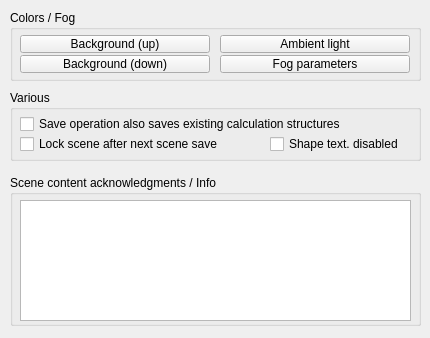
<?xml version="1.0" encoding="UTF-8"?>
<ui version="4.0">
 <class>CQDlgEnvironment</class>
 <widget class="QDialog" name="CQDlgEnvironment">
  <property name="geometry">
   <rect>
    <x>0</x>
    <y>0</y>
    <width>430</width>
    <height>338</height>
   </rect>
  </property>
  <property name="windowTitle">
   <string>Environment Properties</string>
  </property>
  <property name="locale">
   <locale language="English" country="UnitedStates"/>
  </property>
  <widget class="QGroupBox" name="groupBox">
   <property name="geometry">
    <rect>
     <x>10</x>
     <y>10</y>
     <width>411</width>
     <height>71</height>
    </rect>
   </property>
   <property name="title">
    <string>Colors / Fog</string>
   </property>
   <property name="flat">
    <bool>false</bool>
   </property>
   <widget class="QToolButton" name="qqBackgroundColorUp">
    <property name="geometry">
     <rect>
      <x>10</x>
      <y>25</y>
      <width>190</width>
      <height>18</height>
     </rect>
    </property>
    <property name="focusPolicy">
     <enum>Qt::StrongFocus</enum>
    </property>
    <property name="text">
     <string>Background (up)</string>
    </property>
   </widget>
   <widget class="QToolButton" name="qqBackgroundColorDown">
    <property name="geometry">
     <rect>
      <x>10</x>
      <y>45</y>
      <width>190</width>
      <height>18</height>
     </rect>
    </property>
    <property name="focusPolicy">
     <enum>Qt::StrongFocus</enum>
    </property>
    <property name="text">
     <string>Background (down)</string>
    </property>
   </widget>
   <widget class="QToolButton" name="qqAmbientLightColor">
    <property name="geometry">
     <rect>
      <x>210</x>
      <y>25</y>
      <width>190</width>
      <height>18</height>
     </rect>
    </property>
    <property name="focusPolicy">
     <enum>Qt::StrongFocus</enum>
    </property>
    <property name="text">
     <string>Ambient light</string>
    </property>
   </widget>
   <widget class="QToolButton" name="qqFogAdjust">
    <property name="geometry">
     <rect>
      <x>210</x>
      <y>45</y>
      <width>190</width>
      <height>18</height>
     </rect>
    </property>
    <property name="focusPolicy">
     <enum>Qt::StrongFocus</enum>
    </property>
    <property name="text">
     <string>Fog parameters</string>
    </property>
   </widget>
  </widget>
  <widget class="QGroupBox" name="groupBox_3">
   <property name="geometry">
    <rect>
     <x>10</x>
     <y>90</y>
     <width>411</width>
     <height>71</height>
    </rect>
   </property>
   <property name="title">
    <string>Various</string>
   </property>
   <property name="flat">
    <bool>false</bool>
   </property>
   <widget class="QCheckBox" name="qqSaveCalcStruct">
    <property name="geometry">
     <rect>
      <x>10</x>
      <y>25</y>
      <width>391</width>
      <height>18</height>
     </rect>
    </property>
    <property name="focusPolicy">
     <enum>Qt::StrongFocus</enum>
    </property>
    <property name="text">
     <string>Save operation also saves existing calculation structures</string>
    </property>
   </widget>
   <widget class="QCheckBox" name="qqNextSaveIsDefinitive">
    <property name="geometry">
     <rect>
      <x>10</x>
      <y>45</y>
      <width>241</width>
      <height>18</height>
     </rect>
    </property>
    <property name="focusPolicy">
     <enum>Qt::StrongFocus</enum>
    </property>
    <property name="text">
     <string>Lock scene after next scene save</string>
    </property>
   </widget>
   <widget class="QCheckBox" name="qqShapeTexturesDisabled">
    <property name="geometry">
     <rect>
      <x>260</x>
      <y>45</y>
      <width>141</width>
      <height>18</height>
     </rect>
    </property>
    <property name="focusPolicy">
     <enum>Qt::StrongFocus</enum>
    </property>
    <property name="text">
     <string>Shape text. disabled</string>
    </property>
   </widget>
  </widget>
  <widget class="QGroupBox" name="groupBox_5">
   <property name="geometry">
    <rect>
     <x>10</x>
     <y>175</y>
     <width>411</width>
     <height>151</height>
    </rect>
   </property>
   <property name="title">
    <string>Scene content acknowledgments / Info</string>
   </property>
   <property name="flat">
    <bool>false</bool>
   </property>
   <widget class="QPlainTextEdit" name="qqAcknowledgments">
    <property name="geometry">
     <rect>
      <x>10</x>
      <y>25</y>
      <width>391</width>
      <height>121</height>
     </rect>
    </property>
   </widget>
  </widget>
 </widget>
 <tabstops>
  <tabstop>qqBackgroundColorUp</tabstop>
  <tabstop>qqBackgroundColorDown</tabstop>
  <tabstop>qqAmbientLightColor</tabstop>
  <tabstop>qqFogAdjust</tabstop>
  <tabstop>qqSaveCalcStruct</tabstop>
  <tabstop>qqShapeTexturesDisabled</tabstop>
  <tabstop>qqNextSaveIsDefinitive</tabstop>
  <tabstop>qqAcknowledgments</tabstop>
 </tabstops>
 <resources/>
 <connections/>
</ui>
